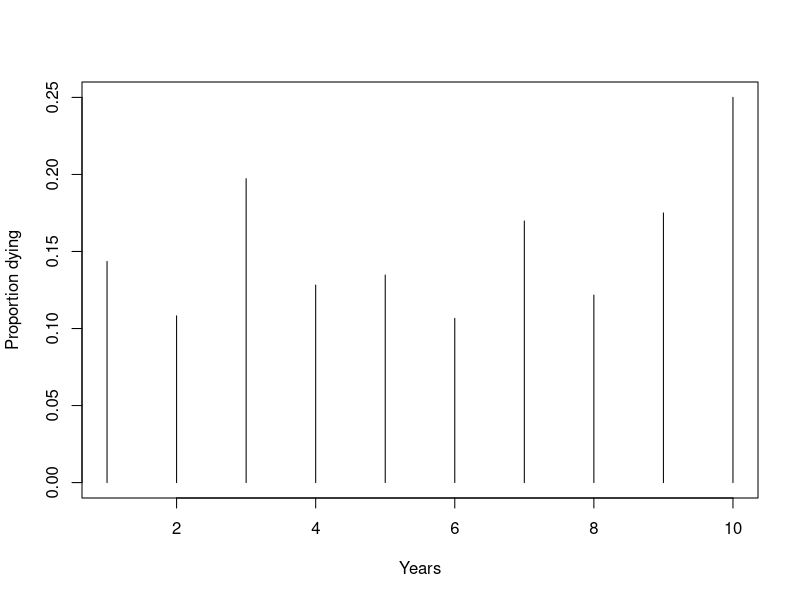
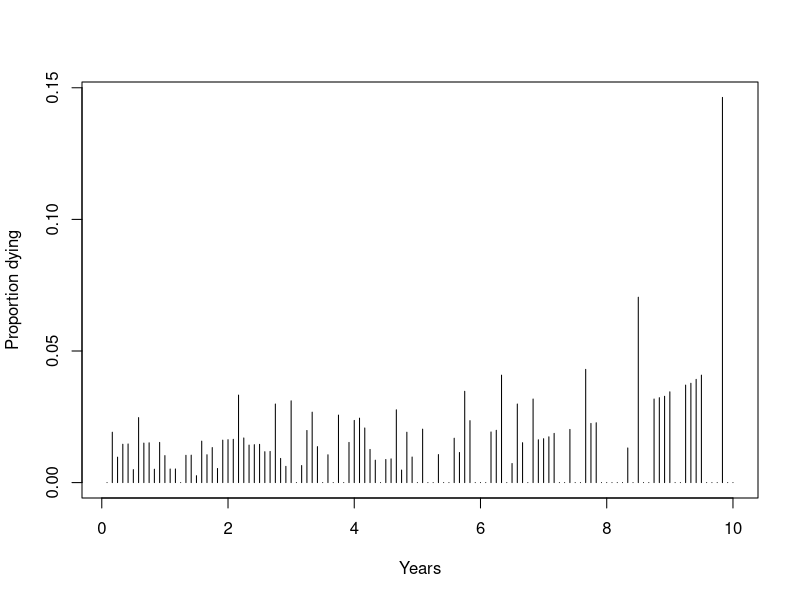
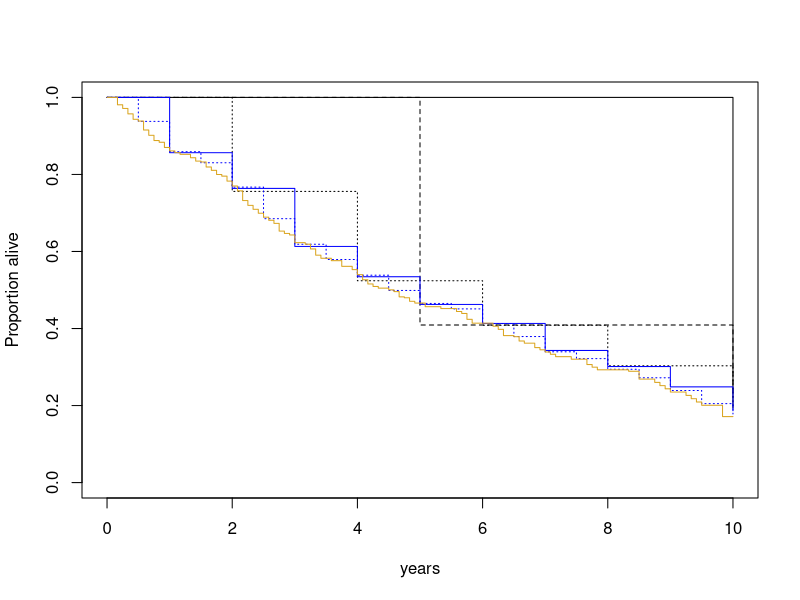

R code for these plots, in order:
library(survival)
data(pbc)

dies<-function(time, status, from, to){
	keep<-time>from
	time<-time[keep]
	status<-status[keep]
	status[time>to]<-0 #I aten't dead
	mean(status)
}

t10<-with(pbc, dies(time/365, status, from=0, to=10))


t5<-with(pbc,c(dies(time/365,status,0,5),
	dies(time/365,status,5,10)))



t2<-with(pbc, c(dies(time/365,status,0,2),
	dies(time/365,status,2,4),
	dies(time/365,status,4,6),
	dies(time/365,status,6,8),
	dies(time/365,status,8,10)))
	
t1<-sapply(0:9, function(from) with(pbc, dies(time/365,status, from,from+1)))	

thalf<-sapply(seq(0,9.5,by=0.5), function(from) with(pbc, dies(time/365,status, from,from+0.5)))	

tmonth<-sapply(seq(0,9+11/12,by=1/12), function(from) with(pbc, dies(time/365,status, from,from+1/12)))	

## Individual points get noisier
plot(1:10,t1,type="h",xlab='Years',ylab="Proportion dying",ylim=range(0,t1))
plot(seq(1/12,10,by=1/12),tmonth,type="h",xlab='Years',ylab="Proportion dying")


## survival function doesn't
plot(c(0,10), c(1,cumprod(1-t10)),type="s",xlab="years",ylab="Proportion alive", ylim=c(0,1))
lines(c(0,5, 10), c(1, cumprod(1-t5)),type="s",lty=2)
lines(c(0,2,4,6,8,10), c(1, cumprod(1-t2)),type="s",lty=3)

lines(c(0:10), c(1, cumprod(1-t1)),type="s",lty=1,col="blue")
lines(seq(0,10,by=0.5), c(1, cumprod(1-thalf)),type="s",lty=3,col="blue")
lines(seq(0,10,by=1/12), c(1, cumprod(1-tmonth)),type="s",lty=1,col="goldenrod")

